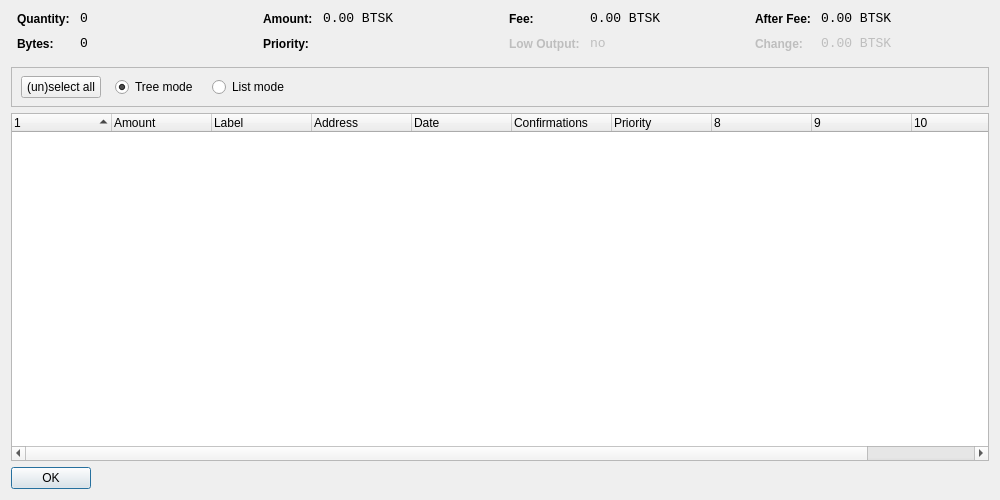
<?xml version="1.0" encoding="UTF-8"?>
<ui version="4.0">
 <class>CoinControlDialog</class>
 <widget class="QDialog" name="CoinControlDialog">
  <property name="geometry">
   <rect>
    <x>0</x>
    <y>0</y>
    <width>1000</width>
    <height>500</height>
   </rect>
  </property>
  <property name="windowTitle">
   <string>Coin Control</string>
  </property>
  <layout class="QVBoxLayout" name="verticalLayout">
   <item>
    <layout class="QHBoxLayout" name="horizontalLayoutTop" stretch="0,0,0,0">
     <property name="topMargin">
      <number>0</number>
     </property>
     <property name="bottomMargin">
      <number>10</number>
     </property>
     <item>
      <layout class="QFormLayout" name="formLayoutCoinControl1">
       <property name="horizontalSpacing">
        <number>10</number>
       </property>
       <property name="verticalSpacing">
        <number>10</number>
       </property>
       <property name="leftMargin">
        <number>6</number>
       </property>
       <property name="rightMargin">
        <number>6</number>
       </property>
       <item row="0" column="0">
        <widget class="QLabel" name="labelCoinControlQuantityText">
         <property name="styleSheet">
          <string notr="true">font-weight:bold;</string>
         </property>
         <property name="text">
          <string>Quantity:</string>
         </property>
        </widget>
       </item>
       <item row="0" column="1">
        <widget class="QLabel" name="labelCoinControlQuantity">
         <property name="font">
          <font>
           <family>Monospace</family>
           <pointsize>10</pointsize>
          </font>
         </property>
         <property name="cursor">
          <cursorShape>IBeamCursor</cursorShape>
         </property>
         <property name="contextMenuPolicy">
          <enum>Qt::ActionsContextMenu</enum>
         </property>
         <property name="text">
          <string notr="true">0</string>
         </property>
         <property name="textInteractionFlags">
          <set>Qt::LinksAccessibleByMouse|Qt::TextSelectableByKeyboard|Qt::TextSelectableByMouse</set>
         </property>
        </widget>
       </item>
       <item row="1" column="0">
        <widget class="QLabel" name="labelCoinControlBytesText">
         <property name="styleSheet">
          <string notr="true">font-weight:bold;</string>
         </property>
         <property name="text">
          <string>Bytes:</string>
         </property>
        </widget>
       </item>
       <item row="1" column="1">
        <widget class="QLabel" name="labelCoinControlBytes">
         <property name="font">
          <font>
           <family>Monospace</family>
           <pointsize>10</pointsize>
          </font>
         </property>
         <property name="cursor">
          <cursorShape>IBeamCursor</cursorShape>
         </property>
         <property name="contextMenuPolicy">
          <enum>Qt::ActionsContextMenu</enum>
         </property>
         <property name="text">
          <string notr="true">0</string>
         </property>
         <property name="textInteractionFlags">
          <set>Qt::LinksAccessibleByMouse|Qt::TextSelectableByKeyboard|Qt::TextSelectableByMouse</set>
         </property>
        </widget>
       </item>
      </layout>
     </item>
     <item>
      <layout class="QFormLayout" name="formLayoutCoinControl2">
       <property name="horizontalSpacing">
        <number>10</number>
       </property>
       <property name="verticalSpacing">
        <number>10</number>
       </property>
       <property name="leftMargin">
        <number>6</number>
       </property>
       <property name="rightMargin">
        <number>6</number>
       </property>
       <item row="0" column="0">
        <widget class="QLabel" name="labelCoinControlAmountText">
         <property name="styleSheet">
          <string notr="true">font-weight:bold;</string>
         </property>
         <property name="text">
          <string>Amount:</string>
         </property>
        </widget>
       </item>
       <item row="0" column="1">
        <widget class="QLabel" name="labelCoinControlAmount">
         <property name="font">
          <font>
           <family>Monospace</family>
           <pointsize>10</pointsize>
          </font>
         </property>
         <property name="cursor">
          <cursorShape>IBeamCursor</cursorShape>
         </property>
         <property name="contextMenuPolicy">
          <enum>Qt::ActionsContextMenu</enum>
         </property>
         <property name="text">
          <string notr="true">0.00 BTSK</string>
         </property>
         <property name="textInteractionFlags">
          <set>Qt::LinksAccessibleByMouse|Qt::TextSelectableByKeyboard|Qt::TextSelectableByMouse</set>
         </property>
        </widget>
       </item>
       <item row="1" column="0">
        <widget class="QLabel" name="labelCoinControlPriorityText">
         <property name="styleSheet">
          <string notr="true">font-weight:bold;</string>
         </property>
         <property name="text">
          <string>Priority:</string>
         </property>
        </widget>
       </item>
       <item row="1" column="1">
        <widget class="QLabel" name="labelCoinControlPriority">
         <property name="font">
          <font>
           <family>Monospace</family>
           <pointsize>10</pointsize>
          </font>
         </property>
         <property name="cursor">
          <cursorShape>IBeamCursor</cursorShape>
         </property>
         <property name="contextMenuPolicy">
          <enum>Qt::ActionsContextMenu</enum>
         </property>
         <property name="text">
          <string/>
         </property>
         <property name="textInteractionFlags">
          <set>Qt::LinksAccessibleByMouse|Qt::TextSelectableByKeyboard|Qt::TextSelectableByMouse</set>
         </property>
        </widget>
       </item>
      </layout>
     </item>
     <item>
      <layout class="QFormLayout" name="formLayoutCoinControl3">
       <property name="horizontalSpacing">
        <number>10</number>
       </property>
       <property name="verticalSpacing">
        <number>10</number>
       </property>
       <property name="leftMargin">
        <number>6</number>
       </property>
       <property name="rightMargin">
        <number>6</number>
       </property>
       <item row="0" column="0">
        <widget class="QLabel" name="labelCoinControlFeeText">
         <property name="styleSheet">
          <string notr="true">font-weight:bold;</string>
         </property>
         <property name="text">
          <string>Fee:</string>
         </property>
        </widget>
       </item>
       <item row="0" column="1">
        <widget class="QLabel" name="labelCoinControlFee">
         <property name="font">
          <font>
           <family>Monospace</family>
           <pointsize>10</pointsize>
          </font>
         </property>
         <property name="cursor">
          <cursorShape>IBeamCursor</cursorShape>
         </property>
         <property name="contextMenuPolicy">
          <enum>Qt::ActionsContextMenu</enum>
         </property>
         <property name="text">
          <string notr="true">0.00 BTSK</string>
         </property>
         <property name="textInteractionFlags">
          <set>Qt::LinksAccessibleByMouse|Qt::TextSelectableByKeyboard|Qt::TextSelectableByMouse</set>
         </property>
        </widget>
       </item>
       <item row="1" column="0">
        <widget class="QLabel" name="labelCoinControlLowOutputText">
         <property name="enabled">
          <bool>false</bool>
         </property>
         <property name="styleSheet">
          <string notr="true">font-weight:bold;</string>
         </property>
         <property name="text">
          <string>Low Output:</string>
         </property>
        </widget>
       </item>
       <item row="1" column="1">
        <widget class="QLabel" name="labelCoinControlLowOutput">
         <property name="enabled">
          <bool>false</bool>
         </property>
         <property name="font">
          <font>
           <family>Monospace</family>
           <pointsize>10</pointsize>
          </font>
         </property>
         <property name="cursor">
          <cursorShape>IBeamCursor</cursorShape>
         </property>
         <property name="contextMenuPolicy">
          <enum>Qt::ActionsContextMenu</enum>
         </property>
         <property name="text">
          <string notr="true">no</string>
         </property>
         <property name="textInteractionFlags">
          <set>Qt::LinksAccessibleByMouse|Qt::TextSelectableByKeyboard|Qt::TextSelectableByMouse</set>
         </property>
        </widget>
       </item>
      </layout>
     </item>
     <item>
      <layout class="QFormLayout" name="formLayoutCoinControl4">
       <property name="horizontalSpacing">
        <number>10</number>
       </property>
       <property name="verticalSpacing">
        <number>10</number>
       </property>
       <property name="leftMargin">
        <number>6</number>
       </property>
       <property name="rightMargin">
        <number>6</number>
       </property>
       <item row="0" column="0">
        <widget class="QLabel" name="labelCoinControlAfterFeeText">
         <property name="styleSheet">
          <string notr="true">font-weight:bold;</string>
         </property>
         <property name="text">
          <string>After Fee:</string>
         </property>
        </widget>
       </item>
       <item row="0" column="1">
        <widget class="QLabel" name="labelCoinControlAfterFee">
         <property name="font">
          <font>
           <family>Monospace</family>
           <pointsize>10</pointsize>
          </font>
         </property>
         <property name="cursor">
          <cursorShape>IBeamCursor</cursorShape>
         </property>
         <property name="contextMenuPolicy">
          <enum>Qt::ActionsContextMenu</enum>
         </property>
         <property name="text">
          <string notr="true">0.00 BTSK</string>
         </property>
         <property name="textInteractionFlags">
          <set>Qt::LinksAccessibleByMouse|Qt::TextSelectableByKeyboard|Qt::TextSelectableByMouse</set>
         </property>
        </widget>
       </item>
       <item row="1" column="0">
        <widget class="QLabel" name="labelCoinControlChangeText">
         <property name="enabled">
          <bool>false</bool>
         </property>
         <property name="styleSheet">
          <string notr="true">font-weight:bold;</string>
         </property>
         <property name="text">
          <string>Change:</string>
         </property>
        </widget>
       </item>
       <item row="1" column="1">
        <widget class="QLabel" name="labelCoinControlChange">
         <property name="enabled">
          <bool>false</bool>
         </property>
         <property name="font">
          <font>
           <family>Monospace</family>
           <pointsize>10</pointsize>
          </font>
         </property>
         <property name="cursor">
          <cursorShape>IBeamCursor</cursorShape>
         </property>
         <property name="contextMenuPolicy">
          <enum>Qt::ActionsContextMenu</enum>
         </property>
         <property name="text">
          <string notr="true">0.00 BTSK</string>
         </property>
         <property name="textInteractionFlags">
          <set>Qt::LinksAccessibleByMouse|Qt::TextSelectableByKeyboard|Qt::TextSelectableByMouse</set>
         </property>
        </widget>
       </item>
      </layout>
     </item>
    </layout>
   </item>
   <item>
    <widget class="QFrame" name="frame">
     <property name="minimumSize">
      <size>
       <width>0</width>
       <height>40</height>
      </size>
     </property>
     <property name="frameShape">
      <enum>QFrame::StyledPanel</enum>
     </property>
     <property name="frameShadow">
      <enum>QFrame::Sunken</enum>
     </property>
     <widget class="QWidget" name="horizontalLayoutWidget">
      <property name="geometry">
       <rect>
        <x>10</x>
        <y>0</y>
        <width>781</width>
        <height>41</height>
       </rect>
      </property>
      <layout class="QHBoxLayout" name="horizontalLayoutPanel" stretch="0,0,0,0,0">
       <property name="spacing">
        <number>14</number>
       </property>
       <item>
        <widget class="QPushButton" name="pushButtonSelectAll">
         <property name="sizePolicy">
          <sizepolicy hsizetype="Maximum" vsizetype="Fixed">
           <horstretch>0</horstretch>
           <verstretch>0</verstretch>
          </sizepolicy>
         </property>
         <property name="text">
          <string>(un)select all</string>
         </property>
        </widget>
       </item>
       <item>
        <widget class="QRadioButton" name="radioTreeMode">
         <property name="sizePolicy">
          <sizepolicy hsizetype="Maximum" vsizetype="Fixed">
           <horstretch>0</horstretch>
           <verstretch>0</verstretch>
          </sizepolicy>
         </property>
         <property name="text">
          <string>Tree mode</string>
         </property>
         <property name="checked">
          <bool>true</bool>
         </property>
        </widget>
       </item>
       <item>
        <widget class="QRadioButton" name="radioListMode">
         <property name="sizePolicy">
          <sizepolicy hsizetype="Maximum" vsizetype="Fixed">
           <horstretch>0</horstretch>
           <verstretch>0</verstretch>
          </sizepolicy>
         </property>
         <property name="text">
          <string>List mode</string>
         </property>
        </widget>
       </item>
       <item>
        <spacer name="horizontalSpacer">
         <property name="orientation">
          <enum>Qt::Horizontal</enum>
         </property>
         <property name="sizeHint" stdset="0">
          <size>
           <width>40</width>
           <height>20</height>
          </size>
         </property>
        </spacer>
       </item>
      </layout>
     </widget>
    </widget>
   </item>
   <item>
    <widget class="CoinControlTreeWidget" name="treeWidget">
     <property name="contextMenuPolicy">
      <enum>Qt::CustomContextMenu</enum>
     </property>
     <property name="sortingEnabled">
      <bool>false</bool>
     </property>
     <property name="columnCount">
      <number>11</number>
     </property>
     <attribute name="headerShowSortIndicator" stdset="0">
      <bool>true</bool>
     </attribute>
     <attribute name="headerStretchLastSection">
      <bool>false</bool>
     </attribute>
     <column>
      <property name="text">
       <string/>
      </property>
     </column>
     <column>
      <property name="text">
       <string>Amount</string>
      </property>
     </column>
     <column>
      <property name="text">
       <string>Label</string>
      </property>
     </column>
     <column>
      <property name="text">
       <string>Address</string>
      </property>
     </column>
     <column>
      <property name="text">
       <string>Date</string>
      </property>
     </column>
     <column>
      <property name="text">
       <string>Confirmations</string>
      </property>
      <property name="toolTip">
       <string>Confirmed</string>
      </property>
     </column>
     <column>
      <property name="text">
       <string>Priority</string>
      </property>
     </column>
     <column>
      <property name="text">
       <string/>
      </property>
     </column>
     <column>
      <property name="text">
       <string/>
      </property>
     </column>
     <column>
      <property name="text">
       <string/>
      </property>
     </column>
     <column>
      <property name="text">
       <string/>
      </property>
     </column>
    </widget>
   </item>
   <item>
    <widget class="QDialogButtonBox" name="buttonBox">
     <property name="sizePolicy">
      <sizepolicy hsizetype="Maximum" vsizetype="Fixed">
       <horstretch>0</horstretch>
       <verstretch>0</verstretch>
      </sizepolicy>
     </property>
     <property name="orientation">
      <enum>Qt::Horizontal</enum>
     </property>
     <property name="standardButtons">
      <set>QDialogButtonBox::Ok</set>
     </property>
    </widget>
   </item>
  </layout>
 </widget>
 <customwidgets>
  <customwidget>
   <class>CoinControlTreeWidget</class>
   <extends>QTreeWidget</extends>
   <header>coincontroltreewidget.h</header>
  </customwidget>
 </customwidgets>
 <resources/>
 <connections/>
</ui>
